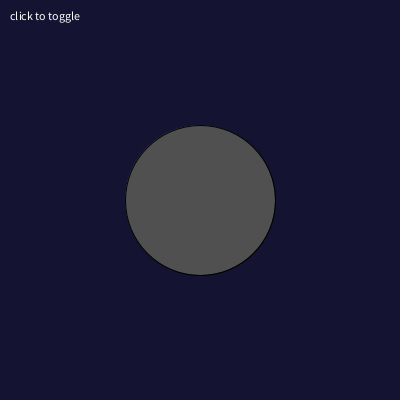
Frame 1 (no input)
Frame 60 (the mouse pressed at the canvas centre just before this capture): identical to frame 1, image omitted
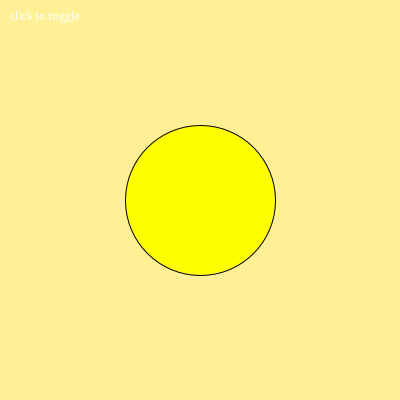
Frame 120 (the mouse held since frame 60 and released just before this capture)

The Processing sketch that drew these frames (run headless with seeded random() and noise(); from frame 60 on, the mouse is pressed at the canvas centre):

// Processing sketch: m05c_light_switch
// ── m05c_light_switch.pde
// MODULE 5 - A true/false variable (boolean) remembers on/off
boolean lightOn = false;

void setup() {
  size(400, 400);
}

void draw() {
  if (lightOn) {
    background(255, 240, 150);     // lights on
    fill(255, 255, 0);
  } else {
    background(20, 20, 50);        // lights off
    fill(80);
  }
  ellipse(200, 200, 150, 150);     // the lamp
  fill(255);
  text("click to toggle", 10, 20);
}

void mousePressed() {              // runs once each time you click
  lightOn = !lightOn;              // ! means "the opposite"
}
